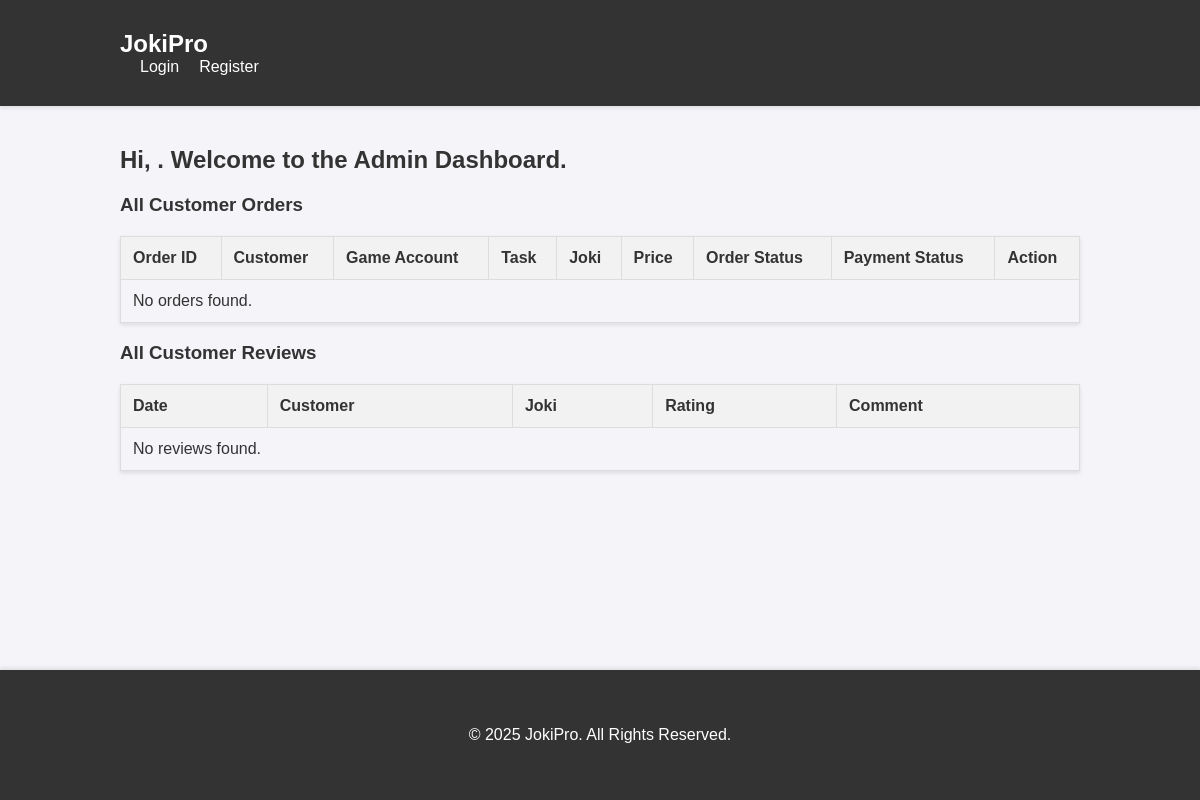
The page /admin_dashboard.php on the database as committed earlier.
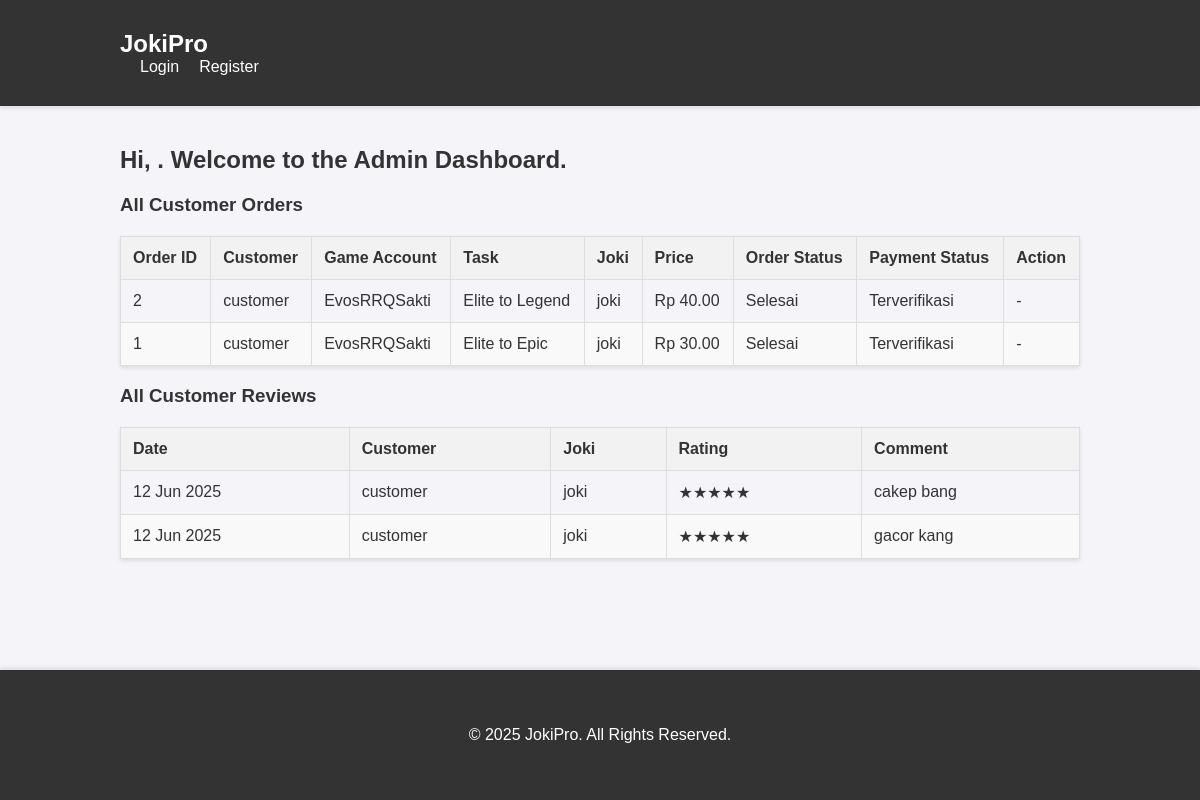
The same page on the database as committed later.
### tables this page shows
CREATE TABLE `orderjoki` (
  `orderID` int(11) NOT NULL,
  `customerID` int(11) NOT NULL,
  `akunID` int(11) NOT NULL,
  `jokiID` int(11) DEFAULT NULL,
  `pembayaranID` int(11) DEFAULT NULL,
  `start_rank` varchar(50) DEFAULT NULL,
  `target_rank` varchar(50) DEFAULT NULL,
  `total_biaya` double NOT NULL,
  `status_order` enum('pending','diproses','selesai') DEFAULT 'pending'
);

CREATE TABLE `users` (
  `userID` int(11) NOT NULL,
  `username` varchar(50) NOT NULL,
  `email` varchar(100) NOT NULL,
  `password` varchar(255) NOT NULL,
  `role` enum('customer','joki','admin') NOT NULL
);

CREATE TABLE `akun_game` (
  `akunID` int(11) NOT NULL,
  `customerID` int(11) NOT NULL,
  `usernameGame` varchar(50) NOT NULL,
  `passwordGame` varchar(50) NOT NULL
);

CREATE TABLE `pembayaran` (
  `pembayaranID` int(11) NOT NULL,
  `jumlah` double NOT NULL,
  `metode_pembayaran` varchar(50) NOT NULL,
  `status` enum('menunggu','terverifikasi','gagal') DEFAULT 'menunggu',
  `tanggal` timestamp NOT NULL DEFAULT current_timestamp()
);

CREATE TABLE `ulasan` (
  `ulasanID` int(11) NOT NULL,
  `customerID` int(11) NOT NULL,
  `jokiID` int(11) NOT NULL,
  `orderID` int(11) DEFAULT NULL,
  `rating` int(11) DEFAULT NULL CHECK (`rating` between 1 and 5),
  `komentar` text DEFAULT NULL,
  `tanggal` timestamp NOT NULL DEFAULT current_timestamp()
);

### admin_dashboard.php (the view, shortened to what this page needs)
<?php
require_once "config/config.php";
$errors = [];
$all_orders = [];
$sql = "SELECT
            o.orderID,
            c.username AS customer_name,
            ag.usernameGame,
            o.start_rank,
            o.target_rank,
            o.total_biaya,
            o.status_order,
            p.status AS payment_status,
            j.username AS joki_name
        FROM orderjoki o
        JOIN users c ON o.customerID = c.userID
        JOIN akun_game ag ON o.akunID = ag.akunID
        JOIN pembayaran p ON o.pembayaranID = p.pembayaranID
        LEFT JOIN users j ON o.jokiID = j.userID
        ORDER BY o.orderID DESC";
$result = mysqli_query($conn, $sql);
if ($result) {
    $all_orders = mysqli_fetch_all($result, MYSQLI_ASSOC);
} else {
    $errors[] = "Could not fetch orders.";
}
$all_reviews = [];
$sql_reviews = "SELECT
                    r.ulasanID,
                    c.username as customer_name,
                    j.username as joki_name,
                    r.rating,
                    r.komentar,
                    r.tanggal
                FROM ulasan r
                JOIN users c ON r.customerID = c.userID
                JOIN users j ON r.jokiID = j.userID
                ORDER BY r.tanggal DESC";
$result_reviews = mysqli_query($conn, $sql_reviews);
if($result_reviews){
    $all_reviews = mysqli_fetch_all($result_reviews, MYSQLI_ASSOC);
}
?>
<?php include 'includes/header.php'; ?>
<div class="page-header">
    <h2>Hi, <b><?php echo htmlspecialchars($_SESSION["username"]); ?></b>. Welcome to the Admin Dashboard.</h2>
</div>
<div class="table-container">
    <h3>All Customer Orders</h3>
    <table>
        <thead>
            <tr>
                <th>Order ID</th>
                <th>Customer</th>
                <th>Game Account</th>
                <th>Task</th>
                <th>Joki</th>
                <th>Price</th>
                <th>Order Status</th>
                <th>Payment Status</th>
                <th>Action</th>
            </tr>
        </thead>
        <tbody>
            <?php if (!empty($all_orders)): ?>
                <?php foreach ($all_orders as $order): ?>
                    <tr>
                        <td><?php echo $order['orderID']; ?></td>
                        <td><?php echo htmlspecialchars($order['customer_name']); ?></td>
                        <td><?php echo htmlspecialchars($order['usernameGame']); ?></td>
                        <td><?php echo htmlspecialchars($order['start_rank']) . ' to ' . htmlspecialchars($order['target_rank']); ?></td>
                        <td><?php echo $order['joki_name'] ? htmlspecialchars($order['joki_name']) : '<i>Unassigned</i>'; ?></td>
                        <td>Rp <?php echo number_format($order['total_biaya'], 2); ?></td>
                        <td><?php echo ucfirst($order['status_order']); ?></td>
                        <td><?php echo ucfirst($order['payment_status']); ?></td>
                        <td>
                            <?php if ($order['payment_status'] == 'terverifikasi' && $order['status_order'] == 'pending'): ?>
                                <form action="<?php echo htmlspecialchars($_SERVER["PHP_SELF"]); ?>" method="post" style="margin:0;">
                                    <input type="hidden" name="orderID" value="<?php echo $order['orderID']; ?>">
                                    <input type="submit" name="confirm_payment_process" class="btn" value="Konfirmasi Pembayaran">
                                </form>
                            <?php else: ?>
                                -
                            <?php endif; ?>
                        </td>
                    </tr>
                <?php endforeach; ?>
            <?php else: ?>
                <tr>
                    <td colspan="9">No orders found.</td>
                </tr>
            <?php endif; ?>
        </tbody>
    </table>
</div>
<div class="table-container">
    <h3>All Customer Reviews</h3>
    <table>
        <thead>
            <tr>
                <th>Date</th>
                <th>Customer</th>
                <th>Joki</th>
                <th>Rating</th>
                <th>Comment</th>
            </tr>
        </thead>
        <tbody>
             <?php if (!empty($all_reviews)): ?>
                <?php foreach ($all_reviews as $review): ?>
                    <tr>
                        <td><?php echo date("d M Y", strtotime($review['tanggal'])); ?></td>
                        <td><?php echo htmlspecialchars($review['customer_name']); ?></td>
                        <td><?php echo htmlspecialchars($review['joki_name']); ?></td>
                        <td><?php echo str_repeat("★", $review['rating']) . str_repeat("☆", 5 - $review['rating']); ?></td>
                        <td><?php echo htmlspecialchars($review['komentar']); ?></td>
                    </tr>
                <?php endforeach; ?>
            <?php else: ?>
                <tr>
                    <td colspan="5">No reviews found.</td>
                </tr>
            <?php endif; ?>
        </tbody>
    </table>
</div>
<?php include 'includes/footer.php'; ?>

### includes/header.php (shortened to what this page needs)
<!DOCTYPE html>
<html lang="en">
<head>
    <link rel="stylesheet" href="assets/css/style.css">
</head>
<body>
    <header>
        <nav>
            <div class="container">
                <a href="index.php" class="logo">JokiPro</a>
                <ul>
                    <?php if(isset($_SESSION["loggedin"]) && $_SESSION["loggedin"] === true): ?>
                        <li><a href="dashboard.php">Dashboard</a></li>
                        <li><a href="logout.php">Logout</a></li>
                    <?php else: ?>
                        <li><a href="login.php">Login</a></li>
                        <li><a href="register.php">Register</a></li>
                    <?php endif; ?>
                </ul>
            </div>
        </nav>
    </header>
    <main class="container">

### includes/footer.php
   </main>
    <footer>
        <div class="container">
            <p>&copy; <?php echo date("Y"); ?> JokiPro. All Rights Reserved.</p>
        </div>
    </footer>
</body>
</html>

### assets/css/style.css (style rules this page uses)
body { font-family: Arial, sans-serif; margin: 0; padding: 0; background-color: #f4f4f9; color: #333; display: flex; flex-direction: column; min-height: 100vh; }
.container { width: 80%; margin: 0 auto; padding: 20px; }
header { background: #333; color: #fff; padding: 10px 0; box-shadow: 0 2px 4px rgba(0,0,0,0.1); }
header nav { display: flex; justify-content: space-between; align-items: center; }
.logo { font-size: 24px; font-weight: bold; color: #fff; text-decoration: none; }
header ul { list-style: none; margin: 0; padding: 0; display: flex; }
header ul li { margin-left: 20px; }
header ul li a { color: #fff; text-decoration: none; font-size: 16px; }
main { flex-grow: 1; padding-bottom: 60px; }
footer { background: #333; color: #fff; text-align: center; padding: 20px 0; width: 100%; box-shadow: 0 -2px 4px rgba(0,0,0,0.1); }
table { width: 100%; border-collapse: collapse; margin-top: 20px; box-shadow: 0 2px 4px rgba(0,0,0,0.1); }
table th, table td { padding: 12px; border: 1px solid #ddd; text-align: left; }
table th { background-color: #f2f2f2; }
table tr:nth-child(even) { background-color: #f9f9f9; }

Rows that differ between the two databases and show on the page:
added orderjoki: orderID "2", customerID.username "customer", akunID.usernameGame "EvosRRQSakti", start_rank "Elite", target_rank "Legend", jokiID.username "joki", total_biaya "40.00", status_order "Selesai", pembayaranID.status "Terverifikasi"
added orderjoki: orderID "1", customerID.username "customer", akunID.usernameGame "EvosRRQSakti", start_rank "Elite", target_rank "Epic", jokiID.username "joki", total_biaya "30.00", status_order "Selesai", pembayaranID.status "Terverifikasi"
added ulasan: tanggal "12 Jun 2025", customerID.username "customer", jokiID.username "joki", rating "★★★★★", komentar "cakep bang"
added ulasan: tanggal "12 Jun 2025", customerID.username "customer", jokiID.username "joki", rating "★★★★★", komentar "gacor kang"
Other text that changed with them:
text no longer shown: "No orders found. No reviews found."
